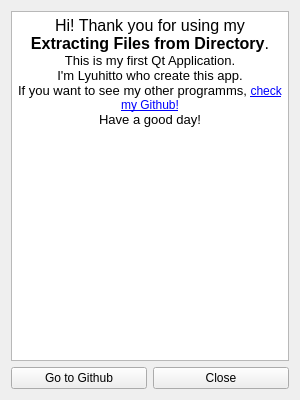
<?xml version="1.0" encoding="UTF-8"?>
<ui version="4.0">
 <class>Form</class>
 <widget class="QWidget" name="Form">
  <property name="geometry">
   <rect>
    <x>0</x>
    <y>0</y>
    <width>300</width>
    <height>400</height>
   </rect>
  </property>
  <property name="windowTitle">
   <string>About Creator</string>
  </property>
  <layout class="QVBoxLayout" name="verticalLayout">
   <item>
    <widget class="QTextBrowser" name="aboutText">
     <property name="html">
      <string>&lt;!DOCTYPE HTML PUBLIC &quot;-//W3C//DTD HTML 4.0//EN&quot; &quot;http://www.w3.org/TR/REC-html40/strict.dtd&quot;&gt;
&lt;html&gt;&lt;head&gt;&lt;meta name=&quot;qrichtext&quot; content=&quot;1&quot; /&gt;&lt;style type=&quot;text/css&quot;&gt;
p, li { white-space: pre-wrap; }
&lt;/style&gt;&lt;/head&gt;&lt;body style=&quot; font-family:'Gulim'; font-size:9pt; font-weight:400; font-style:normal;&quot;&gt;
&lt;p align=&quot;center&quot; style=&quot; margin-top:0px; margin-bottom:0px; margin-left:0px; margin-right:0px; -qt-block-indent:0; text-indent:0px;&quot;&gt;&lt;span style=&quot; font-size:12pt;&quot;&gt;Hi! Thank you for using my &lt;/span&gt;&lt;span style=&quot; font-family:'Consolas,  Menlo, Monaco,  Courier New , monospace,Consolas,Courier New,monospace'; font-size:12pt; font-weight:600; color:#000000;&quot;&gt;Extracting Files from Directory&lt;/span&gt;&lt;span style=&quot; font-size:12pt;&quot;&gt;.&lt;/span&gt;&lt;/p&gt;
&lt;p align=&quot;center&quot; style=&quot; margin-top:0px; margin-bottom:0px; margin-left:0px; margin-right:0px; -qt-block-indent:0; text-indent:0px;&quot;&gt;&lt;span style=&quot; font-size:10pt;&quot;&gt;This is my first Qt Application.&lt;/span&gt;&lt;/p&gt;
&lt;p align=&quot;center&quot; style=&quot; margin-top:0px; margin-bottom:0px; margin-left:0px; margin-right:0px; -qt-block-indent:0; text-indent:0px;&quot;&gt;&lt;span style=&quot; font-size:10pt;&quot;&gt;I'm Lyuhitto who create this app.&lt;/span&gt;&lt;/p&gt;
&lt;p align=&quot;center&quot; style=&quot; margin-top:0px; margin-bottom:0px; margin-left:0px; margin-right:0px; -qt-block-indent:0; text-indent:0px;&quot;&gt;&lt;span style=&quot; font-size:10pt;&quot;&gt;If you want to see my other programms, &lt;/span&gt;&lt;a href=&quot;https://github.com/Lyuhitto&quot;&gt;&lt;span style=&quot; text-decoration: underline; color:#0000ff;&quot;&gt;check my Github!&lt;/span&gt;&lt;/a&gt;&lt;/p&gt;
&lt;p align=&quot;center&quot; style=&quot; margin-top:0px; margin-bottom:0px; margin-left:0px; margin-right:0px; -qt-block-indent:0; text-indent:0px;&quot;&gt;&lt;span style=&quot; font-size:10pt;&quot;&gt;Have a good day!&lt;/span&gt;&lt;/p&gt;&lt;/body&gt;&lt;/html&gt;</string>
     </property>
    </widget>
   </item>
   <item>
    <layout class="QHBoxLayout" name="horizontalLayout">
     <item>
      <widget class="QPushButton" name="goTOGIthub">
       <property name="statusTip">
        <string>Close license</string>
       </property>
       <property name="text">
        <string>Go to Github</string>
       </property>
       <property name="icon">
        <iconset>
         <normaloff>img/about_creator.png</normaloff>img/about_creator.png</iconset>
       </property>
      </widget>
     </item>
     <item>
      <widget class="QPushButton" name="aboutClose">
       <property name="text">
        <string>Close</string>
       </property>
      </widget>
     </item>
    </layout>
   </item>
  </layout>
 </widget>
 <resources/>
 <connections/>
</ui>
